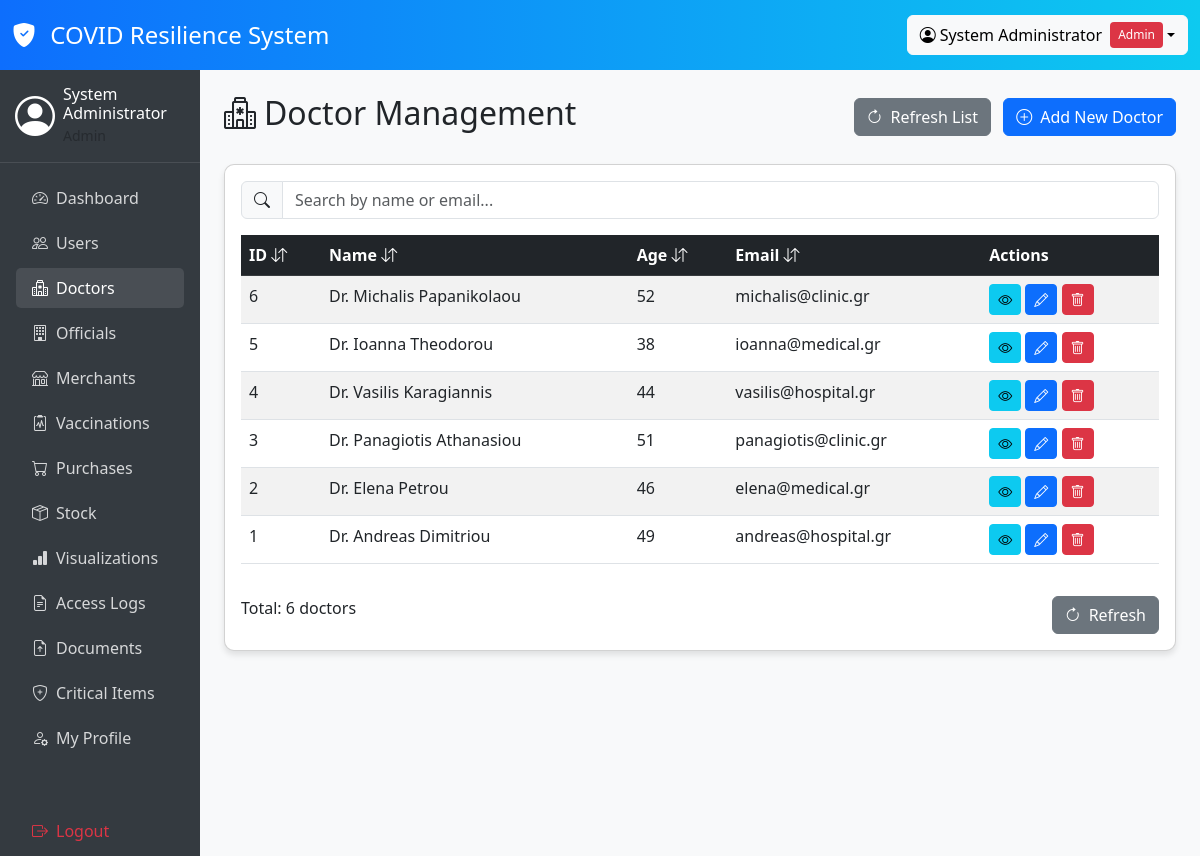
The page /doctors.php (signed in) on the database its author committed.
### tables this page shows
CREATE TABLE doctors (
    id INT AUTO_INCREMENT PRIMARY KEY,
    name VARCHAR(100) NOT NULL,
    age INT,
    email VARCHAR(100),
    specialty VARCHAR(100),
    contact_phone VARCHAR(20),
    clinic_hospital VARCHAR(150),
    license_number VARCHAR(50),
    city VARCHAR(50),
    user_id INT,
    created_at TIMESTAMP DEFAULT CURRENT_TIMESTAMP,
    FOREIGN KEY (user_id) REFERENCES users(user_id) ON DELETE SET NULL ON UPDATE CASCADE,
    INDEX idx_name (name),
    INDEX idx_specialty (specialty),
    INDEX idx_city (city),
    INDEX idx_email (email)
);

### doctors.php (the view, shortened to what this page needs)
<?php
$is_admin = ($_SESSION['role'] === 'Admin');
$is_official = ($_SESSION['role'] === 'Official');
$can_manage_doctors = ($is_admin || $is_official);
$doctors = [];
try {
    $pdo = getDBConnection();
    $stmt = $pdo->query("SELECT * FROM doctors ORDER BY id DESC");
    $doctors = $stmt->fetchAll(PDO::FETCH_ASSOC);
} catch (PDOException $e) {
    $error_message = "Error fetching doctors: " . $e->getMessage();
}
?>
<!DOCTYPE html>
<html lang="en">
<head>
    <link rel="stylesheet" href="https://cdn.jsdelivr.net/npm/bootstrap@5.3.0/dist/css/bootstrap.min.css">
    <link rel="stylesheet" href="https://cdn.jsdelivr.net/npm/bootstrap-icons@1.10.0/font/bootstrap-icons.css">
</head>
<body>
    <div class="top-bar">
        <div class="container-fluid">
            <div class="row align-items-center">
                <div class="col">
                    <h4 class="mb-0">
                        <i class="bi bi-shield-fill-check me-2"></i>
                        COVID Resilience System
                    </h4>
                </div>
                <div class="col-auto">
                    <div class="dropdown">
                        <button class="btn btn-light dropdown-toggle d-flex align-items-center" type="button" id="userDropdown" data-bs-toggle="dropdown" aria-expanded="false">
                            <i class="bi bi-person-circle me-1"></i>
                            <?php echo htmlspecialchars($_SESSION['full_name'] ?? $_SESSION['username']); ?>
                            <span class="role-badge role-<?php echo strtolower($_SESSION['role']); ?>"><?php echo $_SESSION['role']; ?></span>
                        </button>
                    </div>
                </div>
            </div>
        </div>
    </div>
    <div class="container-fluid">
        <div class="row">
            <div class="col-md-2 sidebar p-0">
                <div class="user-profile">
                    <div class="d-flex align-items-center">
                        <i class="bi bi-person-circle fs-1 me-2"></i>
                        <div>
                            <h6 class="mb-0"><?php echo htmlspecialchars($_SESSION['full_name'] ?? $_SESSION['username']); ?></h6>
                            <small class="text-muted"><?php echo htmlspecialchars($_SESSION['role']); ?></small>
                        </div>
                    </div>
                </div>
                <ul class="nav flex-column px-3">
                    <li class="nav-item">
                        <a class="nav-link" href="dashboard.php">
                            <i class="bi bi-speedometer2 me-2"></i>Dashboard
                        </a>
                    </li>
                    <li class="nav-item">
                        <a class="nav-link" href="users.php">
                            <i class="bi bi-people me-2"></i>Users
                        </a>
                    </li>
                    <li class="nav-item">
                        <a class="nav-link active" href="doctors.php">
                            <i class="bi bi-hospital me-2"></i>Doctors
                        </a>
                    </li>
                    <li class="nav-item">
                        <a class="nav-link" href="government_officials.php">
                            <i class="bi bi-building me-2"></i>Officials
                        </a>
                    </li>
                    <li class="nav-item">
                        <a class="nav-link" href="merchants.php">
                            <i class="bi bi-shop me-2"></i>Merchants
                        </a>
                    </li>
                    <li class="nav-item">
                        <a class="nav-link" href="vaccination_records.php">
                            <i class="bi bi-clipboard2-pulse me-2"></i>Vaccinations
                        </a>
                    </li>
                    <li class="nav-item">
                        <a class="nav-link" href="purchases.php">
                            <i class="bi bi-cart me-2"></i>Purchases
                        </a>
                    </li>
                    <li class="nav-item">
                        <a class="nav-link" href="stock.php">
                            <i class="bi bi-box-seam me-2"></i>Stock
                        </a>
                    </li>
                    <li class="nav-item">
                        <a class="nav-link" href="visualization_dashboard.php">
                            <i class="bi bi-bar-chart-fill me-2"></i>Visualizations
                        </a>
                    </li>
                    <li class="nav-item">
                        <a class="nav-link" href="access_logs.php">
                            <i class="bi bi-file-earmark-text me-2"></i>Access Logs
                        </a>
                    </li>
                    <li class="nav-item">
                        <a class="nav-link" href="document_upload.php">
                            <i class="bi bi-file-earmark-arrow-up me-2"></i>Documents
                        </a>
                    </li>
                    <li class="nav-item">
                        <a class="nav-link" href="critical_items.php">
                            <i class="bi bi-shield-plus me-2"></i>Critical Items
                        </a>
                    </li>
                    <li class="nav-item">
                        <a class="nav-link" href="profile.php">
                            <i class="bi bi-person-gear me-2"></i>My Profile
                        </a>
                    </li>
                    <li class="nav-item mt-5">
                        <a class="nav-link text-danger" href="logout.php">
                            <i class="bi bi-box-arrow-right me-2"></i>Logout
                        </a>
                    </li>
                </ul>
            </div>
            <div class="col-md-10 p-4">
                <div class="d-flex justify-content-between align-items-center mb-4">
                    <h2><i class="bi bi-hospital me-2"></i>Doctor Management</h2>
                    <div>
                        <button type="button" class="btn btn-secondary me-2" onclick="window.location.reload();">
                            <i class="bi bi-arrow-clockwise me-2"></i>Refresh List
                        </button>
                        <?php if ($can_manage_doctors): ?>
                        <button type="button" class="btn btn-primary" data-bs-toggle="modal" data-bs-target="#addDoctorModal">
                            <i class="bi bi-plus-circle me-2"></i>Add New Doctor
                        </button>
                        <?php endif; ?>
                    </div>
                </div>
                <div class="card">
                    <div class="card-body">
                        <div class="input-group mb-3">
                            <span class="input-group-text"><i class="bi bi-search"></i></span>
                            <input type="text" id="searchDoctor" class="form-control" placeholder="Search by name or email..." oninput="filterDoctors()">
                        </div>
                        <div class="table-responsive">
                            <table id="doctorsTable" class="table table-striped table-hover">
                                <thead class="table-dark">
                                    <tr>
                                        <th onclick="sortTable(0)">ID <i class="bi bi-arrow-down-up"></i></th>
                                        <th onclick="sortTable(1)">Name <i class="bi bi-arrow-down-up"></i></th>
                                        <th onclick="sortTable(2)">Age <i class="bi bi-arrow-down-up"></i></th>
                                        <th onclick="sortTable(3)">Email <i class="bi bi-arrow-down-up"></i></th>
                                        <?php if ($can_manage_doctors): ?>
                                        <th>Actions</th>
                                        <?php endif; ?>
                                    </tr>
                                </thead>
                                <tbody>
                                    <?php if (empty($doctors)): ?>
                                    <tr><td colspan="<?php echo $can_manage_doctors ? '5' : '4'; ?>" class="text-center">No doctors found</td></tr>
                                    <?php else: ?>
                                    <?php foreach ($doctors as $doctor): ?>
                                    <tr>
                                        <td><?php echo htmlspecialchars($doctor['id']); ?></td>
                                        <td><?php echo htmlspecialchars($doctor['name']); ?></td>
                                        <td><?php echo htmlspecialchars($doctor['age'] ?? 'N/A'); ?></td>
                                        <td><?php echo htmlspecialchars($doctor['email'] ?? 'N/A'); ?></td>
                                        <?php if ($can_manage_doctors): ?>
                                        <td>
                                            <button class="btn btn-sm btn-info" onclick="viewDoctor(<?php echo htmlspecialchars($doctor['id']); ?>, '<?php echo htmlspecialchars($doctor['name']); ?>', <?php echo htmlspecialchars($doctor['age'] ?? 0); ?>, '<?php echo htmlspecialchars($doctor['email'] ?? ''); ?>')">
                                                <i class="bi bi-eye"></i>
                                            </button>
                                            <button class="btn btn-sm btn-primary" onclick="editDoctor(<?php echo htmlspecialchars($doctor['id']); ?>, '<?php echo htmlspecialchars($doctor['name']); ?>', <?php echo htmlspecialchars($doctor['age'] ?? 0); ?>, '<?php echo htmlspecialchars($doctor['email'] ?? ''); ?>')">
                                                <i class="bi bi-pencil"></i>
                                            </button>
                                            <button class="btn btn-sm btn-danger" onclick="confirmDelete(<?php echo htmlspecialchars($doctor['id']); ?>, '<?php echo htmlspecialchars($doctor['name']); ?>')">
                                                <i class="bi bi-trash"></i>
                                            </button>
                                        </td>
                                        <?php endif; ?>
                                    </tr>
                                    <?php endforeach; ?>
                                    <?php endif; ?>
                                </tbody>
                            </table>
                        </div>
                        <div class="d-flex justify-content-between mt-3">
                            <div>
                                Total: <span id="totalDoctors"><?php echo count($doctors); ?></span> doctor<?php echo count($doctors) != 1 ? 's' : ''; ?>
                            </div>
                            <div>
                                <button type="button" class="btn btn-secondary" onclick="window.location.reload();">
                                    <i class="bi bi-arrow-clockwise me-2"></i>Refresh
                                </button>
                            </div>
                        </div>
                    </div>
                </div>
            </div>
        </div>
    </div>
</body>
</html>

### doctors.php (style rules this page uses)
body { background-color: #f8f9fa; }
.top-bar { background: linear-gradient(90deg, #0d6efd, #0dcaf0); color: white; padding: 15px 0; }
.card { border-radius: 10px; box-shadow: 0 4px 6px rgba(0, 0, 0, 0.1); }
.sidebar { background-color: #343a40; color: white; min-height: calc(100vh - 60px); }
.sidebar .nav-link { color: rgba(255, 255, 255, 0.8); border-radius: 5px; margin-bottom: 5px; }
.sidebar .nav-link:hover, .sidebar .nav-link.active { background-color: rgba(255, 255, 255, 0.1); color: white; }
.user-profile { padding: 15px; border-bottom: 1px solid rgba(255, 255, 255, 0.1); margin-bottom: 15px; }
.role-badge { font-size: 0.75rem; padding: 0.25rem 0.5rem; border-radius: 0.25rem; display: inline-block; margin-left: 0.5rem; }
.role-admin { background: #dc3545; color: white; }

### rows shown on the page
doctors: id "6", name "Dr. Michalis Papanikolaou", age "52", email "michalis@clinic.gr"
doctors: id "5", name "Dr. Ioanna Theodorou", age "38", email "ioanna@medical.gr"
doctors: id "4", name "Dr. Vasilis Karagiannis", age "44", email "vasilis@hospital.gr"
doctors: id "3", name "Dr. Panagiotis Athanasiou", age "51", email "panagiotis@clinic.gr"
doctors: id "2", name "Dr. Elena Petrou", age "46", email "elena@medical.gr"
doctors: id "1", name "Dr. Andreas Dimitriou", age "49", email "andreas@hospital.gr"

### other values the page prints
$_SESSION['full_name'] "System Administrator"
$_SESSION['role'] "Admin"
count($doctors) "6"
